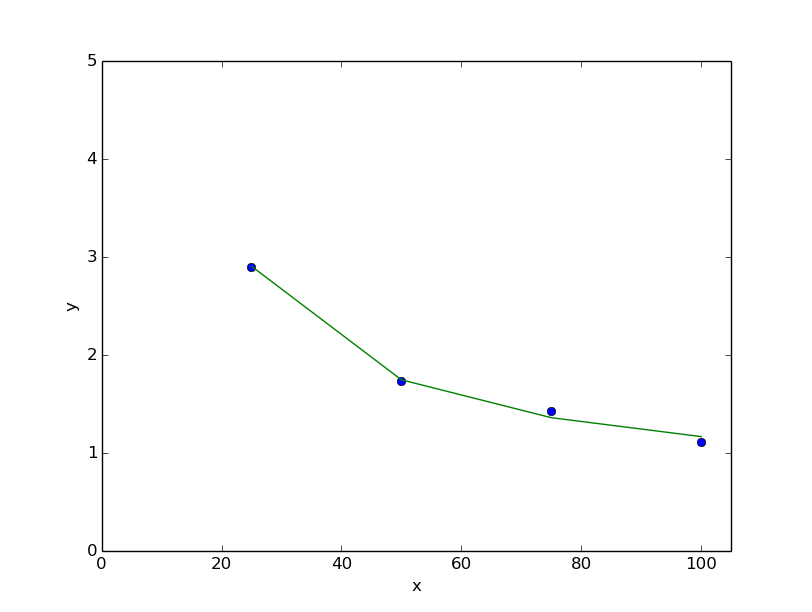

Here is the Python script that generated this plot:
from numpy import *
import matplotlib.pyplot as plt

def main():
    ohms_data = genfromtxt('ohms_data.csv', delimiter=',')

    xs = ohms_data[1:,0]
    fxs = 1/xs

    Fp = [e for e in fxs]
    unos = [1 for e in fxs]
    F = [unos, Fp]
    F = array(F)

    y = ohms_data[1:,1] 

    w_opt = dot(linalg.pinv(dot(F,F.T)), dot(F,y))
    b = w_opt[0]
    w = w_opt[1]
    print 'b_opt = ', b, '  w_opt = ', w
    
    fitline = b + w/linspace(1,105,105)

    plt.plot(ohms_data[:,0], ohms_data[:,1], 'o')
    plt.plot(linspace(1,105,105), fitline)
    plt.ylim([0,5])
    plt.xlim([0,105])
    plt.xlabel('x')
    plt.ylabel('y')
    plt.show()

    # plt.plot(fxs, y, 'o')
    # plt.plot(fxs, fitline)
    # plt.xlabel('f(x)=1/x')
    # plt.ylabel('y')
    # plt.show()


main()
